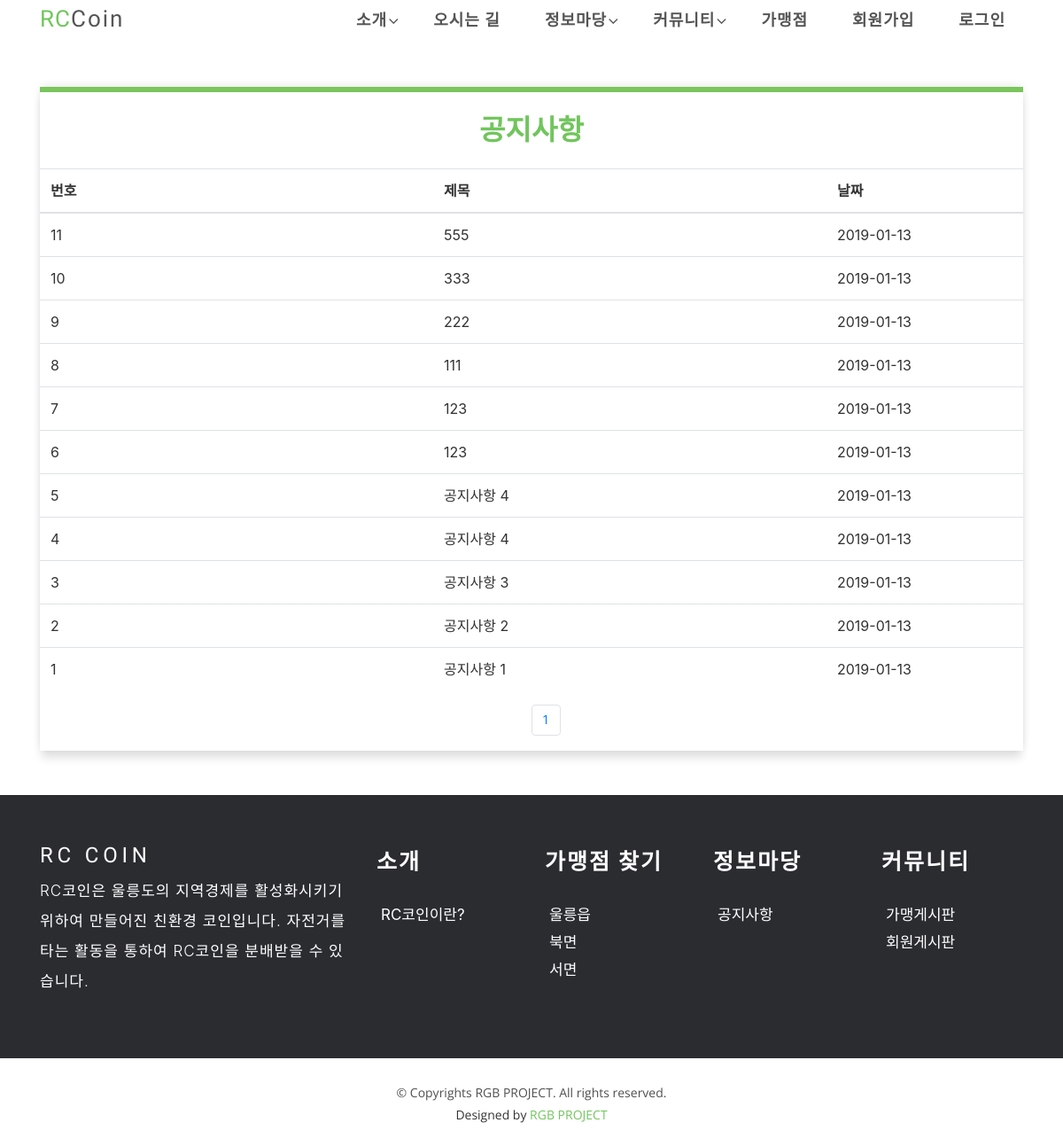
/info/list/, run on the app's committed database.
### info/models.py (models this page shows)
class Notice(models.Model):
    title = models.CharField('TITLE', max_length=100)
    content = models.TextField('CONTENT')
    writer = models.ForeignKey(User, null=True, on_delete=models.CASCADE)
    create_date = models.DateTimeField('CREATE_DATE', auto_now_add=True)
    modify_date = models.DateTimeField('MODIFY_DATE', auto_now=True)
    status = models.CharField('STATUS', max_length=1, default='Y')

### info/views.py (the view)
# urls.py: path('list/', NoticeLV.as_view(), name='list'),
class NoticeLV(ListView):
    template_name = 'notice/notice_list.html'
    model = Notice
    def get_context_data(self, **kwargs):
        context = super().get_context_data(**kwargs)
        input_page = self.request.GET.get('page', )
        if input_page == None:
            input_page = 1
        print(input_page)
        context = {}
        notices = Notice.objects.filter(status='Y').order_by('-modify_date')
        contents_per_page = 11
        paginator = Paginator(notices, contents_per_page)
        this_page = paginator.page(input_page)
        print(this_page)
        context = {}
        notice_list = []
        for li in list(this_page):
            temp = {}
            temp['id'] = li.id
            temp['title'] = li.title
            temp['content'] = li.content
            temp['status'] = li.status
            temp['modify_date'] = str(li.modify_date)[0:10]
            notice_list.append(temp)
        context['notice_list'] = notice_list
        temp_list = []
        context['remain_of_page'] = [ remain for remain in range(contents_per_page - len(this_page)) ]
        context['current_page'] = input_page
        context['max_page'] = contents_per_page
        context['num_pages'] = [ num + 1 for num in range(paginator.num_pages) ]
        context['has_prev'] = this_page.has_previous()
        context['has_next'] = this_page.has_next()
        context['start_index'] = this_page.start_index()
        if context['has_prev']:
            context['prev_page'] = this_page.previous_page_number()
        if context['has_next']:
            context['next_page'] = this_page.next_page_number()
        print(context)
        return context

### info/templates/notice/notice_list.html (shortened to what this page needs)
{% extends 'index_base.html' %}
{% load staticfiles %}
{% block content %}
<link rel="stylesheet" href="//code.jquery.com/ui/1.12.1/themes/base/jquery-ui.css">
<br><br>
<section id="content" style="margin-top: 50px; margin-bottom: 50px">
    <div class="container">
            <div class="submitbox">
            <br>
            <h2 style="color:#71c55d" align="center">공지사항</h2>
            <br>
                <div class="content board_content">
                    <table class="table">
                        <thead class="thead-dark">
                            <colgroup>
                                <th scope="col" width="40%">번호</th>
                                <th scope="col" width="40%">제목</th>
                                <th scope="col" width="20%">날짜</th>
                            </colgroup>
                        </thead>
                        <tbody>
                            {% for text in notice_list %}
                                <tr class="tag_title">
                                    <td>{{ text.id }}</td>
                                    <td>{{ text.title }}</td>
                                    <td>{{ text.modify_date}}</td>
                                </tr>
                            {% endfor %}
                        </tbody>
                    </table>
                    <nav aria-label="Page navigation" style="margin-left: 50%">
                    <ul class="pagination">
                        {% for i in num_pages %}
                            {% if page_obj.number == i %}
                                <li class="active page-item"><a class="page-link" href="?page={{ i }}">{{ i }}</a></li>
                            {% else %}
                                <li class="page-item"><a class="page-link" href="?page={{ i }}">{{ i }}</a></li>
                            {% endif %}
                        {% endfor %}
                    </ul>
                    </nav>
                </div>
            </div>
        </div>
</section>
{% endblock content %}

### static/css/style.css (style rules this page uses)
body { background-color: #fff; color: #333; }
h1, h2, h3, h4, h5, h6 { margin: 0; }
h2 { color: #000; font-weight: 600; }
a { letter-spacing: 2px; text-decoration: none; }
ul { letter-spacing: 1px; }
li { color: #626262; font-size: 13px; font-weight: 400; letter-spacing: 2px; line-height: 30px; text-transform: capitalize; }
a { color: #23bab5; }
ul { list-style-type: none; }

### info/templates/notice/notice_list.html (style rules this page uses)
.submitbox { border-top: 6px solid #7ac55d; background-color:#fff; padding-bottom: 1px; box-shadow: 0 10px 10px -2px rgba(0,0,0,0.12),0 -2px 10px -2px rgba(0,0,0,0.12); }
.tag_text, thead { padding: 5px; text-align: center; white-space: nowrap; }

### data on the page
Notice: title "555"
Notice: title "333"
Notice: title "222"
Notice: title "111"
Notice: title "123"
Notice: title "123"
Notice: title "공지사항 4"
Notice: title "공지사항 4"
Notice: title "공지사항 3"
Notice: title "공지사항 2"
Notice: title "공지사항 1"

### other printed values
{{ text.id }} "11" "10" "9" "8" "7" "6" "5" "4" "3" "2" "1"
{{ text.modify_date }} "2019-01-13" "2019-01-13" "2019-01-13" "2019-01-13" "2019-01-13" "2019-01-13" "2019-01-13" "2019-01-13" "2019-01-13" "2019-01-13" "2019-01-13"
{{ i }} "1"
